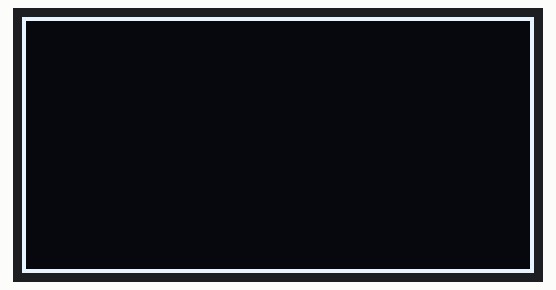
Bench run of a sketch on a simulated Arduino Uno, built with avr-gcc and run on an emulated ATmega328P. Parts: 128×64 one-colour display.

Above: at 0.44 s.
At 0.99 s:
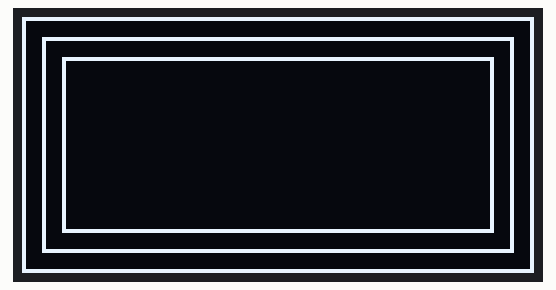
At 1.55 s:
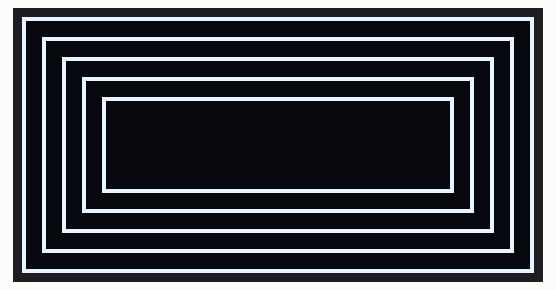
At 2.93 s:
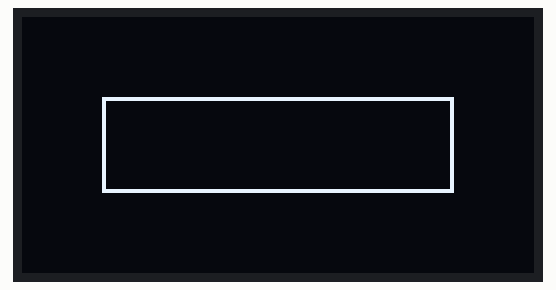
At 4.32 s:
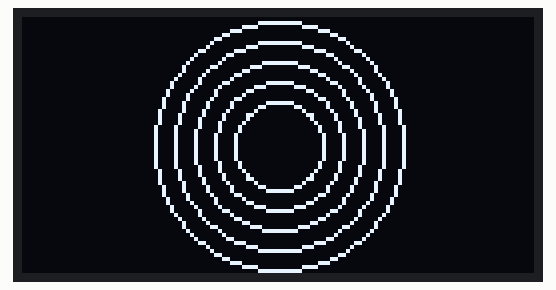
At 5.71 s:
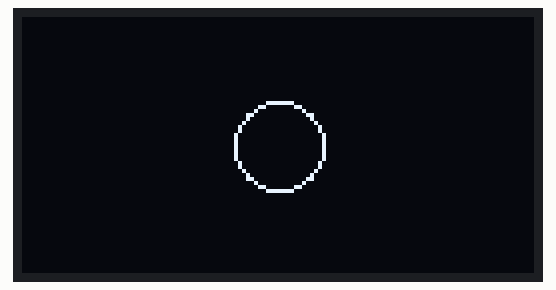

The sketch:

9.0_8266_OLED_Gfx.ino
```cpp
#include <Wire.h>
#include <Adafruit_GFX.h>
#include <Adafruit_SSD1306.h>

#define OLED_RESET -1

Adafruit_SSD1306 OLED(OLED_RESET);

#if (SSD1306_LCDHEIGHT != 64)
#error("Height incorrect, please fix Adafruit_SSD1306.h!");
#endif

void setup() {
  OLED.begin(SSD1306_SWITCHCAPVCC, 0x3C);
}
void loop(){
  OLED.clearDisplay();
  OLED.setTextColor(WHITE,BLACK);
  int x = 0;
  int y = 0;
  int w = 127;
  int h = 63;
  for(int i=0; i<5;i++){
    OLED.drawRect(i*5,i*5,128-i*10,64-i*10,WHITE);
    delay(250);
    OLED.display();
  }
  OLED.clearDisplay();
  for(int i=0; i<5;i++){
    OLED.drawRect(i*5,i*5,128-i*10,64-i*10,WHITE);
    delay(250);
    OLED.display();
    OLED.clearDisplay();
  }
  OLED.clearDisplay();
  for(int i=0; i<5;i++){
    OLED.drawCircle(64,32,31-i*5,WHITE);
    delay(250);
    OLED.display();
  }
  OLED.clearDisplay();
  for(int i=0; i<5;i++){
    OLED.drawCircle(64,32,31-i*5,WHITE);
    delay(250);
    OLED.display();
    OLED.clearDisplay();
  }

}
```

Measured:
- by itself, everything shown: repeats every 5.5 s, in 20 steps
